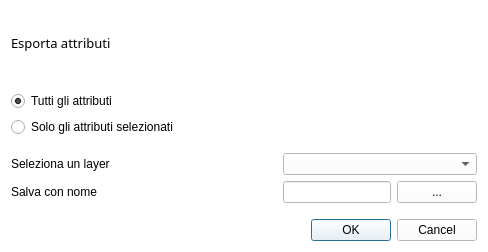
<?xml version="1.0" encoding="UTF-8"?>
<ui version="4.0">
 <class>Dialog</class>
 <widget class="QDialog" name="Dialog">
  <property name="geometry">
   <rect>
    <x>0</x>
    <y>0</y>
    <width>488</width>
    <height>252</height>
   </rect>
  </property>
  <property name="font">
   <font>
    <family>Arial</family>
    <pointsize>9</pointsize>
    <weight>75</weight>
    <bold>true</bold>
   </font>
  </property>
  <property name="windowTitle">
   <string>Esporta</string>
  </property>
  <property name="windowOpacity">
   <double>0.950000000000000</double>
  </property>
  <property name="styleSheet">
   <string notr="true">background-color:white;</string>
  </property>
  <layout class="QGridLayout" name="gridLayout">
   <item row="8" column="2" colspan="2">
    <widget class="QDialogButtonBox" name="buttonBox">
     <property name="font">
      <font>
       <family>Segoe UI</family>
       <pointsize>8</pointsize>
       <weight>50</weight>
       <bold>false</bold>
      </font>
     </property>
     <property name="cursor">
      <cursorShape>PointingHandCursor</cursorShape>
     </property>
     <property name="orientation">
      <enum>Qt::Horizontal</enum>
     </property>
     <property name="standardButtons">
      <set>QDialogButtonBox::Cancel|QDialogButtonBox::Ok</set>
     </property>
    </widget>
   </item>
   <item row="5" column="0">
    <widget class="QLabel" name="label_2">
     <property name="font">
      <font>
       <family>Segoe UI</family>
       <pointsize>9</pointsize>
       <weight>50</weight>
       <bold>false</bold>
      </font>
     </property>
     <property name="text">
      <string>Seleziona un layer</string>
     </property>
    </widget>
   </item>
   <item row="5" column="1" colspan="3">
    <widget class="QComboBox" name="comboBox">
     <property name="font">
      <font>
       <family>Segoe UI</family>
      </font>
     </property>
     <property name="cursor">
      <cursorShape>PointingHandCursor</cursorShape>
     </property>
     <property name="whatsThis">
      <string>&lt;html&gt;&lt;head/&gt;&lt;body&gt;&lt;p&gt;Scegliere il layer di cui si vogliono esportare gli attributi&lt;/p&gt;&lt;/body&gt;&lt;/html&gt;</string>
     </property>
     <property name="styleSheet">
      <string notr="true">QComboBox::item:selected
{
    color: rgb(0, 0, 0);
}</string>
     </property>
    </widget>
   </item>
   <item row="6" column="3">
    <widget class="QPushButton" name="pushButton">
     <property name="font">
      <font>
       <family>Segoe UI</family>
      </font>
     </property>
     <property name="cursor">
      <cursorShape>PointingHandCursor</cursorShape>
     </property>
     <property name="whatsThis">
      <string>&lt;html&gt;&lt;head/&gt;&lt;body&gt;&lt;p&gt;Scegliere la directory per il salvataggio&lt;/p&gt;&lt;/body&gt;&lt;/html&gt;</string>
     </property>
     <property name="text">
      <string>...</string>
     </property>
    </widget>
   </item>
   <item row="6" column="1" colspan="2">
    <widget class="QLineEdit" name="lineEdit">
     <property name="font">
      <font>
       <family>Segoe UI</family>
      </font>
     </property>
    </widget>
   </item>
   <item row="7" column="0">
    <spacer name="horizontalSpacer">
     <property name="font">
      <font>
       <family>Segoe UI</family>
      </font>
     </property>
     <property name="orientation">
      <enum>Qt::Horizontal</enum>
     </property>
     <property name="sizeHint" stdset="0">
      <size>
       <width>40</width>
       <height>10</height>
      </size>
     </property>
    </spacer>
   </item>
   <item row="3" column="0" colspan="2">
    <widget class="QRadioButton" name="radioButtonSelected">
     <property name="font">
      <font>
       <family>Segoe UI</family>
       <pointsize>9</pointsize>
       <weight>50</weight>
       <bold>false</bold>
      </font>
     </property>
     <property name="cursor">
      <cursorShape>PointingHandCursor</cursorShape>
     </property>
     <property name="whatsThis">
      <string>&lt;html&gt;&lt;head/&gt;&lt;body&gt;&lt;p&gt;Scegliere quali attributi espostare&lt;/p&gt;&lt;/body&gt;&lt;/html&gt;</string>
     </property>
     <property name="text">
      <string>Solo gli attributi selezionati</string>
     </property>
    </widget>
   </item>
   <item row="0" column="0">
    <widget class="QLabel" name="label">
     <property name="font">
      <font>
       <family>Lucida Sans</family>
       <pointsize>10</pointsize>
       <weight>50</weight>
       <bold>false</bold>
      </font>
     </property>
     <property name="text">
      <string>Esporta attributi</string>
     </property>
    </widget>
   </item>
   <item row="6" column="0">
    <widget class="QLabel" name="label_3">
     <property name="font">
      <font>
       <family>Segoe UI</family>
       <pointsize>9</pointsize>
       <weight>50</weight>
       <bold>false</bold>
      </font>
     </property>
     <property name="text">
      <string>Salva con nome</string>
     </property>
    </widget>
   </item>
   <item row="2" column="0" colspan="2">
    <widget class="QRadioButton" name="radioButtonAll">
     <property name="font">
      <font>
       <family>Segoe UI</family>
       <pointsize>9</pointsize>
       <weight>50</weight>
       <bold>false</bold>
      </font>
     </property>
     <property name="cursor">
      <cursorShape>PointingHandCursor</cursorShape>
     </property>
     <property name="whatsThis">
      <string>&lt;html&gt;&lt;head/&gt;&lt;body&gt;&lt;p&gt;Scegliere quali attributi espostare&lt;/p&gt;&lt;/body&gt;&lt;/html&gt;</string>
     </property>
     <property name="text">
      <string>Tutti gli attributi</string>
     </property>
     <property name="checked">
      <bool>true</bool>
     </property>
    </widget>
   </item>
   <item row="4" column="0">
    <spacer name="horizontalSpacer_2">
     <property name="font">
      <font>
       <family>Segoe UI</family>
      </font>
     </property>
     <property name="orientation">
      <enum>Qt::Horizontal</enum>
     </property>
     <property name="sizeHint" stdset="0">
      <size>
       <width>40</width>
       <height>10</height>
      </size>
     </property>
    </spacer>
   </item>
   <item row="1" column="0">
    <spacer name="horizontalSpacer_3">
     <property name="orientation">
      <enum>Qt::Horizontal</enum>
     </property>
     <property name="sizeHint" stdset="0">
      <size>
       <width>40</width>
       <height>10</height>
      </size>
     </property>
    </spacer>
   </item>
  </layout>
 </widget>
 <resources/>
 <connections>
  <connection>
   <sender>buttonBox</sender>
   <signal>accepted()</signal>
   <receiver>Dialog</receiver>
   <slot>accept()</slot>
   <hints>
    <hint type="sourcelabel">
     <x>248</x>
     <y>254</y>
    </hint>
    <hint type="destinationlabel">
     <x>157</x>
     <y>274</y>
    </hint>
   </hints>
  </connection>
  <connection>
   <sender>buttonBox</sender>
   <signal>rejected()</signal>
   <receiver>Dialog</receiver>
   <slot>reject()</slot>
   <hints>
    <hint type="sourcelabel">
     <x>316</x>
     <y>260</y>
    </hint>
    <hint type="destinationlabel">
     <x>286</x>
     <y>274</y>
    </hint>
   </hints>
  </connection>
 </connections>
</ui>
